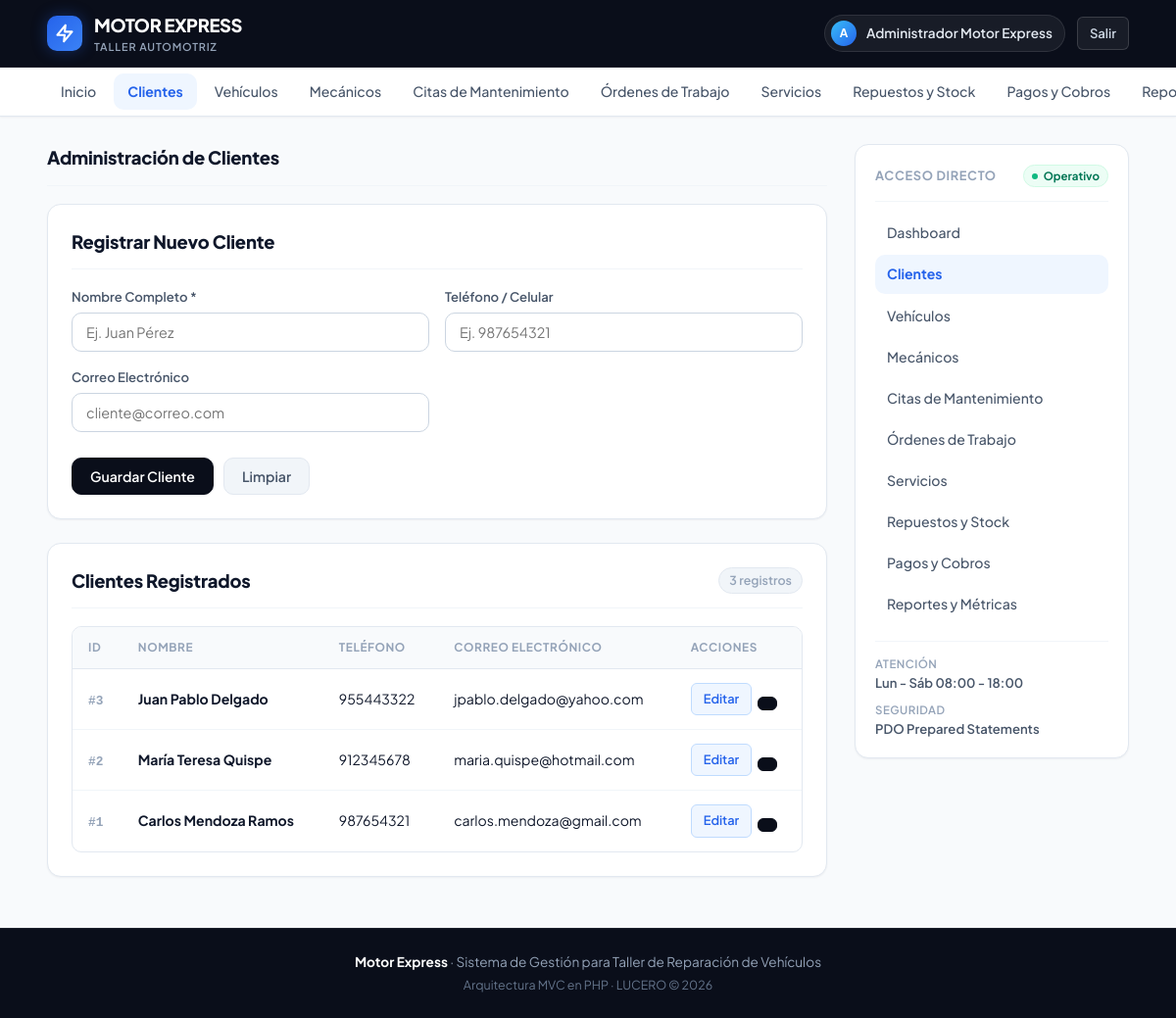
Page /views/clientes.php (signed in) on the committed database.
### tables this page shows
CREATE TABLE IF NOT EXISTS `cliente` (
    `id` INT AUTO_INCREMENT PRIMARY KEY,
    `nombre` VARCHAR(70) NOT NULL,
    `telefono` VARCHAR(15),
    `email` VARCHAR(50)
);

### views/clientes.php (called while the page is built, shortened)
<?php
require_once __DIR__ . '/../controller/ClienteController.php';
$controller = new ClienteController();
$rows = $controller->modelo->listar();
require __DIR__ . '/clientes/index.php';

### controller/BaseController.php (called while the page is built, shortened)
<?php
require_once __DIR__ . '/../model/BaseModel.php';
function db(): PDO
{
    static $db = null;
    if ($db === null) {
        $database = new Database();
        $db = $database->conectar();
    }
    return $db;
}
function e($valor): string
{
    return htmlspecialchars((string) $valor, ENT_QUOTES, 'UTF-8');
}

### controller/ClienteController.php (called while the page is built, shortened)
<?php
require_once __DIR__ . '/BaseController.php';
class ClienteController
{
    public function __construct()
    {
        $this->modelo = new Cliente(db());
    }
}

### model/BaseModel.php (called while the page is built, shortened)
<?php
abstract class BaseModel
{
    protected PDO $db;
    protected string $tabla;
    public function __construct(PDO $db)
    {
        $this->db = $db;
    }
    public function listar(): array
    {
        $stmt = $this->db->query('SELECT * FROM `' . $this->tabla . '` ORDER BY id DESC LIMIT 500');
        return $stmt->fetchAll();
    }
}

### views/clientes/lista.php (the view, shortened to what this page needs)
<div class="table-responsive">
    <table>
        <thead>
            <tr>
                <th>ID</th>
                <th>Nombre</th>
                <th>Teléfono</th>
                <th>Correo Electrónico</th>
                <th>Acciones</th>
            </tr>
        </thead>
        <tbody>
            <?php if (empty($rows)): ?>
                <tr>
                    <td colspan="5" style="text-align: center; color: var(--text-muted); padding: 24px;">
                        No hay clientes registrados en este momento.
                    </td>
                </tr>
            <?php else: ?>
                <?php foreach ($rows as $fila): ?>
                    <tr>
                        <td><span class="id-tag">#<?= e($fila['id']) ?></span></td>
                        <td><strong><?= e($fila['nombre']) ?></strong></td>
                        <td><?= e($fila['telefono'] ?? '-') ?></td>
                        <td><?= e($fila['email'] ?? '-') ?></td>
                        <td>
                            <div class="table-actions">
                                <a href="clientes.php?editar=<?= e($fila['id']) ?>" class="btn-action btn-action-edit" title="Editar">
                                    <span>Editar</span>
                                </a>
                                <form method="post" onsubmit="return confirm('¿Está seguro de eliminar a este cliente? Se eliminarán también sus vehículos asociados.');">
                                    <button type="submit" name="accion" value="eliminar" class="btn-action btn-action-danger" title="Eliminar">
                                    </button>
                                </form>
                            </div>
                        </td>
                    </tr>
                <?php endforeach; ?>
            <?php endif; ?>
        </tbody>
    </table>
</div>

### assets/css/style.css (style rules this page uses)
:root { --brand-dark: #0a0e1a; --brand-surface: #111827; --primary: #2563eb; --primary-hover: #1d4ed8; --primary-light: #eff6ff; --primary-border: #bfdbfe; --accent: #f59e0b; --success: #10b981; --success-light: #ecfdf5; --success-border: #d1fae5; --warning: #f59e0b; --warning-light: #fffbeb; --warning-border: #fef3c7; --danger: #ef4444; --danger-light: #fef2f2; --danger-border: #fee2e2; --bg-page: #f8fafc; --bg-surface: #ffffff; --bg-muted: #f1f5f9; --text-primary: #0f172a; --text-secondary: #475569; --text-muted: #94a3b8; --border-color: #e2e8f0; --border-subtle: #f1f5f9; --radius-xs: 4px; --radius-sm: 6px; --radius-md: 10px; --radius-lg: 14px; --radius-xl: 18px; --shadow-xs: 0 1px 2px 0 rgba(16, 24, 40, 0.05); --shadow-sm: 0 1px 3px 0 rgba(16, 24, 40, 0.08), 0 1px 2px -1px rgba(16, 24, 40, 0.08); --shadow-md: 0 4px 8px -2px rgba(16, 24, 40, 0.08), 0 2px 4px -2px rgba(16, 24, 40, 0.06); --shadow-lg: 0 12px 20px -4px rgba(16, 24, 40, 0.1), 0 4px 6px -4px rgba(16, 24, 40, 0.05); }
* { box-sizing: border-box; margin: 0; padding: 0; }
body { font-family: 'Plus Jakarta Sans', system-ui, -apple-system, BlinkMacSystemFont, 'Segoe UI', Roboto, sans-serif; background-color: var(--bg-page); color: var(--text-primary); line-height: 1.5; -webkit-font-smoothing: antialiased; -moz-osx-font-smoothing: grayscale; min-height: 100vh; display: flex; flex-direction: column; }
a { color: var(--primary); text-decoration: none; transition: all 0.15s ease-in-out; }
button, .btn { display: inline-flex; align-items: center; justify-content: center; gap: 7px; padding: 9px 18px; font-size: 0.88rem; font-weight: 600; font-family: inherit; border-radius: var(--radius-md); border: 1px solid transparent; cursor: pointer; text-decoration: none; transition: all 0.15s ease-in-out; }
.btn-primary, button[type="submit"] { background: var(--brand-dark); color: #ffffff; border-color: var(--brand-dark); }
.btn-action { display: inline-flex; align-items: center; gap: 5px; padding: 6px 12px; font-size: 0.8rem; font-weight: 600; border-radius: var(--radius-sm); border: 1px solid transparent; cursor: pointer; transition: all 0.15s ease; text-decoration: none; }
.btn-action-edit { background: var(--primary-light); color: var(--primary); border-color: var(--primary-border); }
.btn-action-danger { background: var(--danger-light); color: #dc2626; border-color: var(--danger-border); padding: 6px 9px; }
.table-responsive { overflow-x: auto; border-radius: var(--radius-md); border: 1px solid var(--border-color); }
table { width: 100%; border-collapse: collapse; font-size: 0.88rem; text-align: left; }
thead { background: #f8fafc; border-bottom: 1px solid var(--border-color); }
th { padding: 12px 16px; font-weight: 700; font-size: 0.74rem; text-transform: uppercase; letter-spacing: 0.05em; color: var(--text-muted); }
td { padding: 14px 16px; border-bottom: 1px solid var(--border-subtle); color: var(--text-primary); vertical-align: middle; }
tbody tr:last-child td { border-bottom: none; }
.table-actions { display: flex; align-items: center; gap: 6px; }
.table-actions form { display: inline; }
.id-tag { font-family: ui-monospace, SFMono-Regular, monospace; font-size: 0.8rem; font-weight: 600; color: var(--text-muted); }

### rows in the picture
cliente: id "3", nombre "Juan Pablo Delgado", telefono "955443322", email "jpablo.delgado@yahoo.com"
cliente: id "2", nombre "María Teresa Quispe", telefono "912345678", email "maria.quispe@hotmail.com"
cliente: id "1", nombre "Carlos Mendoza Ramos", telefono "987654321", email "carlos.mendoza@gmail.com"

### other values in the picture
mb_substr(e($_SESSION['nombre'] ?? 'U'), 0, 1) "A"
$_SESSION['nombre'] "Administrador Motor Express"
$m['nombre'] "Clientes"
$m['nombre'] "Vehículos"
$m['nombre'] "Mecánicos"
$m['nombre'] "Citas de Mantenimiento"
$m['nombre'] "Órdenes de Trabajo"
$m['nombre'] "Servicios"
$m['nombre'] "Repuestos y Stock"
$m['nombre'] "Pagos y Cobros"
$titulo "Administración de Clientes"
count($rows) "3"
$m['nombre'] "Reportes y Métricas"
